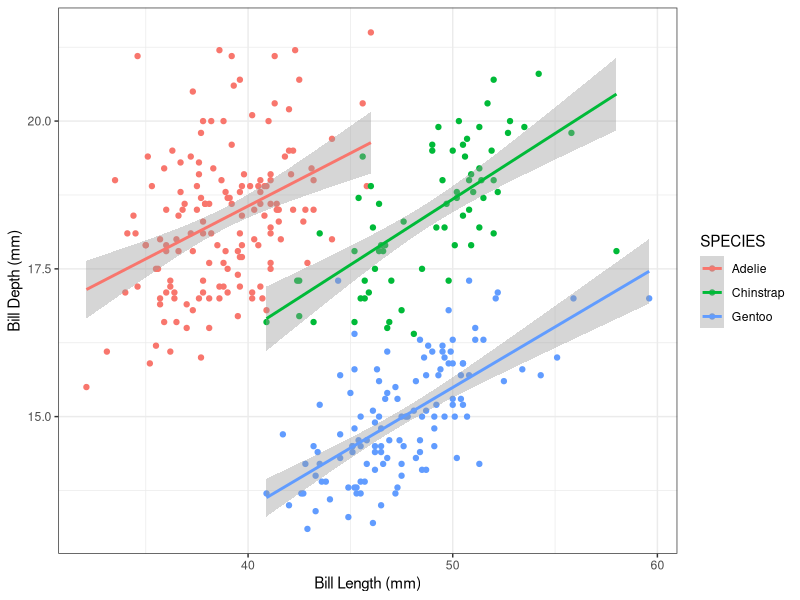

This figure's R source:
## ---- chunk 1
knitr::opts_chunk$set(echo = TRUE,
                      message = FALSE,
                      warning = FALSE)

# Only put comments in the chunks, not in text otherwise it sees it as a header, such as below.
## ---- chunk 2
library(here)
library(tidyverse)
library(palmerpenguins)
## ---- chunk 3
glimpse(penguins)
## ---- chunk 4
penguins %>%  #using the penguin dataset
  ggplot(aes(x = bill_length_mm,
             y = bill_depth_mm,
             color = species)) +
  geom_point() +
  geom_smooth(method = "lm") + #add a linear regression
  labs(x = "Bill Length (mm)", 
       y = "Bill Depth (mm)", 
       color = "SPECIES") +
  theme_bw()
## ---- chunk 5

